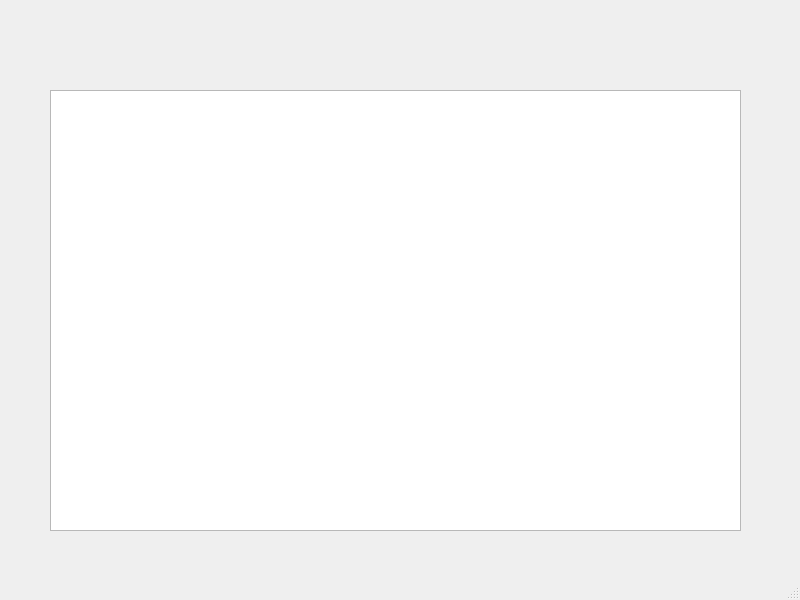
<?xml version="1.0" encoding="UTF-8"?>
<ui version="4.0">
 <class>MainWindow</class>
 <widget class="QMainWindow" name="MainWindow">
  <property name="geometry">
   <rect>
    <x>0</x>
    <y>0</y>
    <width>800</width>
    <height>600</height>
   </rect>
  </property>
  <property name="windowTitle">
   <string>MainWindow</string>
  </property>
  <widget class="QWidget" name="centralwidget">
   <widget class="QTextBrowser" name="textBrowser">
    <property name="geometry">
     <rect>
      <x>50</x>
      <y>90</y>
      <width>691</width>
      <height>441</height>
     </rect>
    </property>
   </widget>
  </widget>
  <widget class="QMenuBar" name="menubar">
   <property name="geometry">
    <rect>
     <x>0</x>
     <y>0</y>
     <width>800</width>
     <height>22</height>
    </rect>
   </property>
  </widget>
  <widget class="QStatusBar" name="statusbar"/>
 </widget>
 <resources/>
 <connections/>
</ui>
